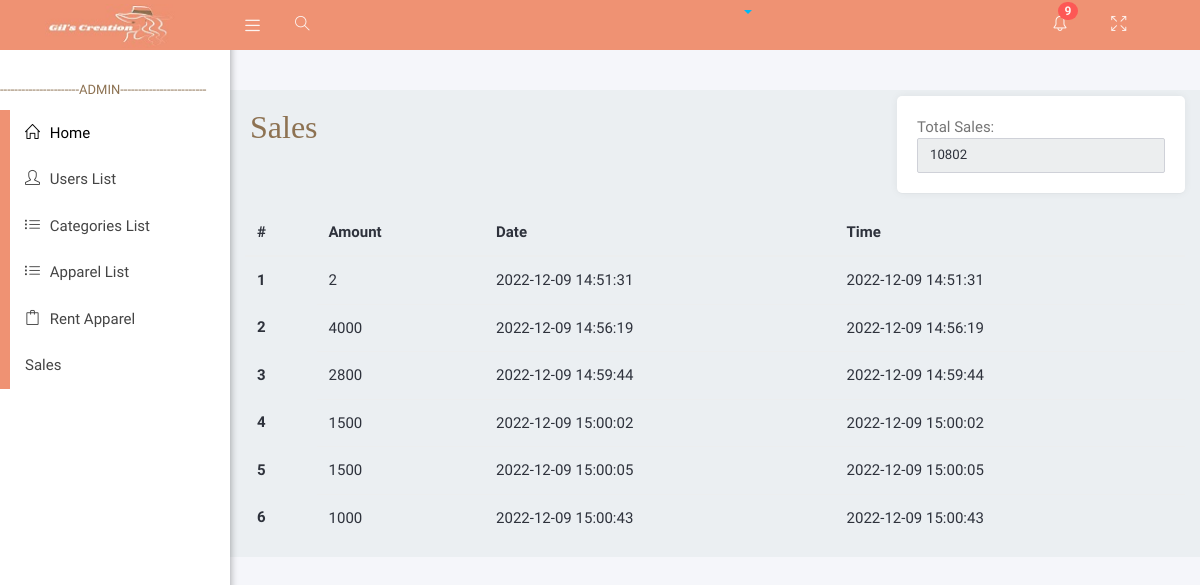
The page /adminViews/sales.php on the database as committed earlier.
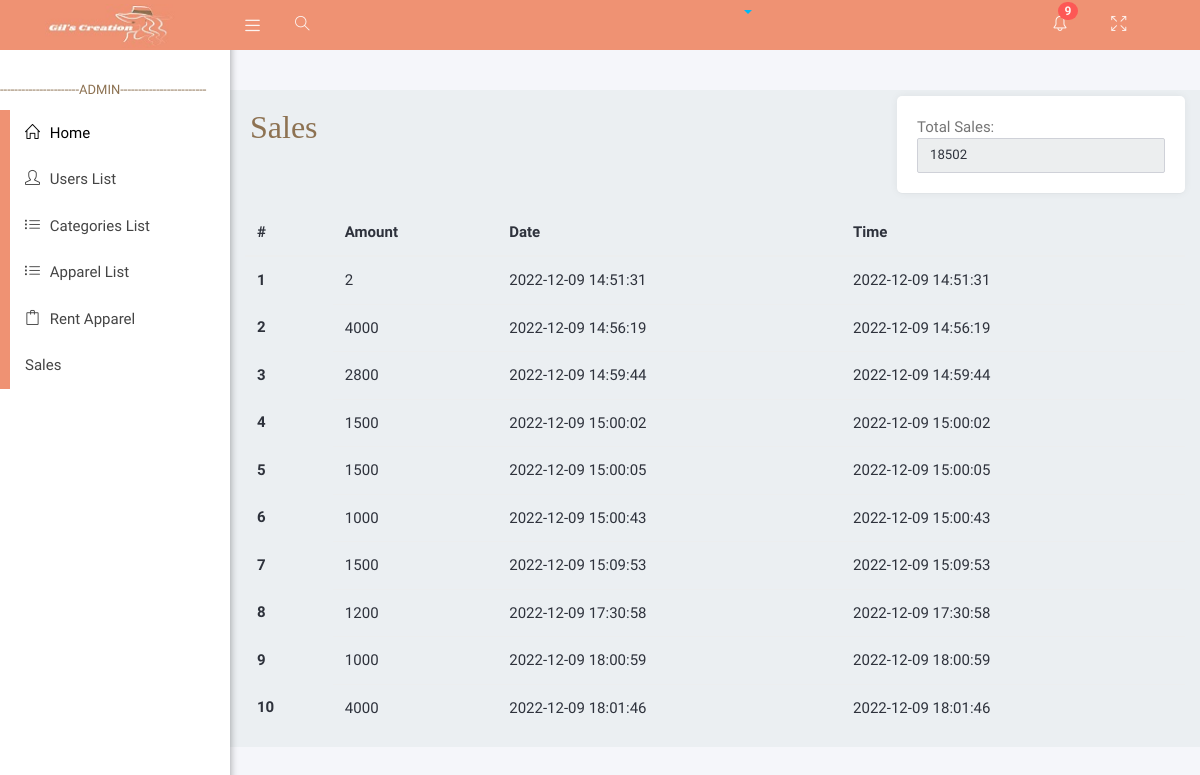
The same page on the database as committed later.
### tables this page shows
CREATE TABLE `customer_walkin_checkout` (
  `cwc_id` int(11) NOT NULL,
  `cwc_customer_id` int(11) NOT NULL,
  `total_checkout_amount` float DEFAULT NULL,
  `checkout_payment` float NOT NULL,
  `checkout_Date` timestamp NOT NULL DEFAULT current_timestamp(),
  `checkout_Time` timestamp NOT NULL DEFAULT current_timestamp()
);

### APIFUNCTION/DBCRUD.php (called while the page is built, shortened)
<?php
    class DBCRUD{
        private $servername='localhost';
        private $username='root';
        private $password='';
        private $dbname='brms';
        private $mysqli='';
        public function __construct(){
            $this->mysqli = new mysqli($this->servername,$this->username,$this->password,$this->dbname);
        }
        public function select20(){
            $sql = "SELECT * FROM `customer_walkin_checkout` LEFT JOIN customer_walkin ON customer_walkin.cw_id = customer_walkin_checkout.cwc_customer_id LEFT JOIN products ON products.product_id = customer_walkin.customer_product_id";
            $this->sql = $result = $this->mysqli->query($sql);
        }
    }
?>

### adminViews/sales.php (the view, shortened to what this page needs)
<?php include('layouts/head.php'); ?>
   <div class="wrapper">
      <?php include('layouts/navbar.php'); ?>
      <?php include('layouts/sidebar.php'); ?>
    <div class="content-wrapper">
         <div class="container-fluid">
            <div class="row">
               <div class="main-header">
               <h2  style=" font-family:poppins; color:#8d7252; ">Sales</h2><br>
               </div>
            </div>
<div class="card" style="width: 18rem; float:right; margin-top:-100px;">
        <div class="card-header">
        <div class="input-group mb-3">
        <span>Total Sales: <input type="number" class="form-control" placeholder="PHP" id="tot" readonly></span>
</div>
  </div>
        </div>
        <div class="card-body">
        <table class="table table-dark table-hover">
        <thead class="thead-light">
      <tr>
      <th scope="col">#</th>
      <th scope="col">Amount</th>
      <th scope="col">Date</th>
      <th scope="col">Time</th>
      </tr>
    </thead>
    <tbody id="table-main">
    <?php
                    include('../APIFUNCTION/DBCRUD.php');
                    $newDBCRUD = new DBCRUD();
                    $newDBCRUD->select20();
                    $productsLists = $newDBCRUD->sql;
                    $index = 1;
                    while ($data = mysqli_fetch_assoc($productsLists)){
                ?>
       <tr>
                    <th scope="row"><?php echo $index; ?></th>
                    <td><?php echo $data["total_checkout_amount"]; ?></td>
                    <td><?php echo $data["checkout_Date"]; ?></td>
                    <td><?php echo $data["checkout_Time"]; ?></td>
                    </tr>
                    <?php $index++; }?>
                </tbody>
            </table>
        </div>
<?php include('layouts/footer.php');?>

### adminViews/layouts/head.php (shortened to what this page needs)
<!doctype html>
<html lang="en">
<!DOCTYPE html>
<html lang="en">
<head>
   <link rel="stylesheet" type="text/css" href="assets/icon/themify-icons/themify-icons.css">
   <link rel="stylesheet" type="text/css" href="assets/icon/icofont/css/icofont.css">
   <link rel="stylesheet" type="text/css" href="assets/icon/simple-line-icons/css/simple-line-icons.css">
   <link rel="stylesheet" type="text/css" href="assets/plugins/bootstrap/css/bootstrap.min.css">
   <link rel="stylesheet" href="assets/plugins/chartist/dist/chartist.css" type="text/css" media="all">
   <link href="assets/css/svg-weather.css" rel="stylesheet">
   <link rel="stylesheet" type="text/css" href="assets/css/main.css">
   <link rel="stylesheet" type="text/css" href="assets/css/responsive.css">
   <link rel="stylesheet" type="text/css" href="assets/css/profile.css">
</head>
<body class="sidebar-mini fixed">

### adminViews/layouts/navbar.php (shortened to what this page needs)
<header class="main-header-top hidden-print">
         <a href="index.php" class="logo" style="background-color:#EF9273;"><img class="img-fluid able-logo" src="assets/images/logo.jpg" alt="logo"></a>
         <nav class="navbar navbar-static-top" style="background-color:#EF9273;">
            <a href="#!" data-toggle="offcanvas" class="sidebar-toggle"></a>
            <ul class="top-nav lft-nav">
               <li class="dropdown pc-rheader-submenu message-notification search-toggle">
                  <a href="#!" id="morphsearch-search" class="drop icon-circle txt-white">
                     <i class="ti-search"></i>
                  </a>
               </li>
            </ul>
            <div class="navbar-custom-menu f-right">
               <ul class="top-nav">
                  <li class="dropdown notification-menu">
                     <a href="#!" data-toggle="dropdown" aria-expanded="false" class="dropdown-toggle">
                        <i class="icon-bell"></i>
                        <span class="badge badge-danger header-badge">9</span>
                     </a>
                  </li>
                  <li class="pc-rheader-submenu">
                     <a href="#!" class="drop icon-circle" onclick="javascript:toggleFullScreen()">
                        <i class="icon-size-fullscreen"></i>
                     </a>
                  </li>
                  <li class="dropdown">
                     <a href="#!" data-toggle="dropdown" role="button" aria-haspopup="true" aria-expanded="false" class="dropdown-toggle drop icon-circle drop-image">
                  </li>
               </ul>
            </div>
         </nav>
      </header>

### adminViews/layouts/sidebar.php
<aside class="main-sidebar hidden-print ">
         <section class="sidebar" id="sidebar-scroll">
            <ul class="sidebar-menu">
            <li class="nav-level" style="color:#8d7252;">----------------------ADMIN------------------------</li>
                <li class="treeview">
                <a class="waves-effect waves-dark" href="index.php" style="color: black">
                        <i class="icon-home"></i><span> Home</span>
                    </a>
                    <a class="waves-effect waves-dark" href="userlist.php" >
                        <i class="icon-user"></i><span> Users List</span>
                        <a class="waves-effect waves-dark" href="categorieslist.php" >
                        <i class="icon-list"></i><span> Categories List</span>
                    </a>
                    <a class="waves-effect waves-dark" href="productslist.php" >
                        <i class="icon-list"></i><span> Apparel List</span>
                    </a>
                    <a class="waves-effect waves-dark" href="rentproduct.php">
                        <i class="icon-bag"></i><span> Rent Apparel</span>
                    </a>
                    <a class="waves-effect waves-dark" href="sales.php">
                       <span>Sales</span>
                    </a>
                </li>
            </ul>
         </section>
      </aside>

### adminViews/layouts/footer.php (shortened to what this page needs)
</body>
</html>

### adminViews/assets/css/profile.css (style rules this page uses)
body { margin: 0; padding-top: 40px; color: #2e323c; background: #f5f6fa; position: relative; height: 100%; }
.form-control { border: 1px solid #cfd1d8; -webkit-border-radius: 2px; -moz-border-radius: 2px; border-radius: 2px; font-size: .825rem; background: #ffffff; color: #2e323c; }
.card { background: #ffffff; -webkit-border-radius: 5px; -moz-border-radius: 5px; border-radius: 5px; border: 0; margin-bottom: 1rem; }

### adminViews/assets/css/generic-class.css (style rules this page uses)
.f-right { float: right !important; }
.txt-white { color: #fff !important; }

### adminViews/assets/css/menu.css (style rules this page uses)
.top-nav .dropdown-toggle:after { content: initial; }
.main-header-top { background-color: #39444e; }
.nav-level { padding: 10px 0 !important; font-weight: 500; font-size: 13px; color: #2196f3; border-top: 1px solid #efefef; position: relative; }
.nav-level:first-child { margin-top: 20px; border-top: none; }
.main-header-top .navbar .top-nav > li > a { opacity: 0.9; color: #fff; }
.main-header-top .navbar .sidebar-toggle { color: #fff; opacity: 0.9; }
.main-header-top .logo { color: #fff; border-bottom: 0 solid transparent; }
.sidebar-menu > li > a { color: #666; }
.fixed .main-header-top, .fixed .main-sidebar, .fixed .left-side { position: fixed; }
.fixed .main-header-top { top: 0; right: 0; left: 0; }
.fixed .content-wrapper { margin-top: 50px; }
.wrapper:before { content: " "; display: table; }
.wrapper:after { content: " "; clear: both; }
.content-wrapper { height: 100%; background-color: #ebeff2; margin-left: 230px; z-index: 820; -webkit-transition: all 0.3s ease-in-out; -moz-transition: all 0.3s ease-in-out; -ms-transition: all 0.3s ease-in-out; transition: all 0.3s ease-in-out; }
.main-header-top { position: relative; max-height: 50px; z-index: 1030; }
.main-header-top > .navbar { margin-bottom: 0; margin-left: 230px; border: none; max-height: 50px; border-radius: 0; padding: 0; background-color: #39444e; }
.main-header-top .sidebar-toggle { float: left; background-color: transparent; background-image: none; padding: 15px; font-family: fontAwesome; position: relative; -webkit-transition: all 0.3s ease; -moz-transition: all 0.3s ease; -ms-transition: all 0.3s ease; transition: all 0.3s ease; max-height: 50px; }
.main-header-top .sidebar-toggle:before { font-family: 'simple-line-icons'; content: "\e601"; font-size: 15px; }
.main-header-top .logo { display: block; width: 230px; height: 50px; font-size: 15px; font-weight: 400; line-height: 50px; text-align: center; padding: 0 15px; float: left; overflow: hidden; }
.main-header-top .top-nav { list-style: none; padding-left: 0; display: inline-block; float: right; margin: 0 10px 0 0; }
.main-header-top .top-nav > li { display: inline-block; position: relative; }
.main-header-top .top-nav > li > a { padding: 15px 20px; line-height: 50px; opacity: 0.9; }
.main-header-top .top-nav.lft-nav { float: left; }
.header-badge { position: absolute; top: 2px; left: 25px; padding: 4px 6px; font-size: 11px; }
.main-sidebar { position: absolute; top: 0; left: 0; background: #fff; padding-top: 50px; min-height: 100vh; width: 230px; z-index: 810; -webkit-box-shadow: 1px 3px 7px rgba(0, 0, 0, 0.3); box-shadow: 1px 3px 7px rgba(0, 0, 0, 0.3); -webkit-transition: transform 0.3s ease-in-out, width 0.3s ease-in-out; -moz-transition: transform 0.3s ease-in-out, width 0.3s ease-in-out; -ms-transition: transform 0.3s ease-in-out, width 0.3s ease-in-out; transition: transform 0.3s ease-in-out, width 0.3s ease-in-out; }
.sidebar { padding-bottom: 10px; font-size: 16px; }
.sidebar-menu { list-style: none; margin: 0; padding: 0; white-space: nowrap; overflow: hidden; }
.sidebar-menu li { float: none; width: 100%; }
.sidebar-menu li a { display: block; width: 100%; padding: 20px; border-left: 5px solid; position: relative; z-index: 2; text-decoration: none; color: #444; box-sizing: border-box; -moz-box-sizing: border-box; -webkit-box-sizing: border-box; }
.sidebar-menu li:last-child a { border-left: 10px solid #EF9273; }
.sidebar-menu li a:after { content: ""; height: 100%; left: 0; top: 0; width: 0px; position: absolute; transition: all 0.3s ease 0s; -webkit-transition: all 0.3s ease 0s; z-index: -1; }
.sidebar-menu li:last-child a:after { background: #1abc9c; }
.sidebar-menu > li { position: relative; margin: 0; padding: 0; }
.sidebar-menu > li > a { padding: 12px 5px 12px 15px; display: block; position: relative; font-size: 15px; background-color: #fff; }
.sidebar-menu > li > a > i { padding-right: 6px; display: inline; }

Rows that differ between the two databases and show on the page:
added customer_walkin_checkout: total_checkout_amount "1500", checkout_Date "2022-12-09 15:09:53", checkout_Time "2022-12-09 15:09:53"
added customer_walkin_checkout: total_checkout_amount "1200", checkout_Date "2022-12-09 17:30:58", checkout_Time "2022-12-09 17:30:58"
added customer_walkin_checkout: total_checkout_amount "1000", checkout_Date "2022-12-09 18:00:59", checkout_Time "2022-12-09 18:00:59"
added customer_walkin_checkout: total_checkout_amount "4000", checkout_Date "2022-12-09 18:01:46", checkout_Time "2022-12-09 18:01:46"
Other text that changed with them:
form field value: "10802" → "18502"
